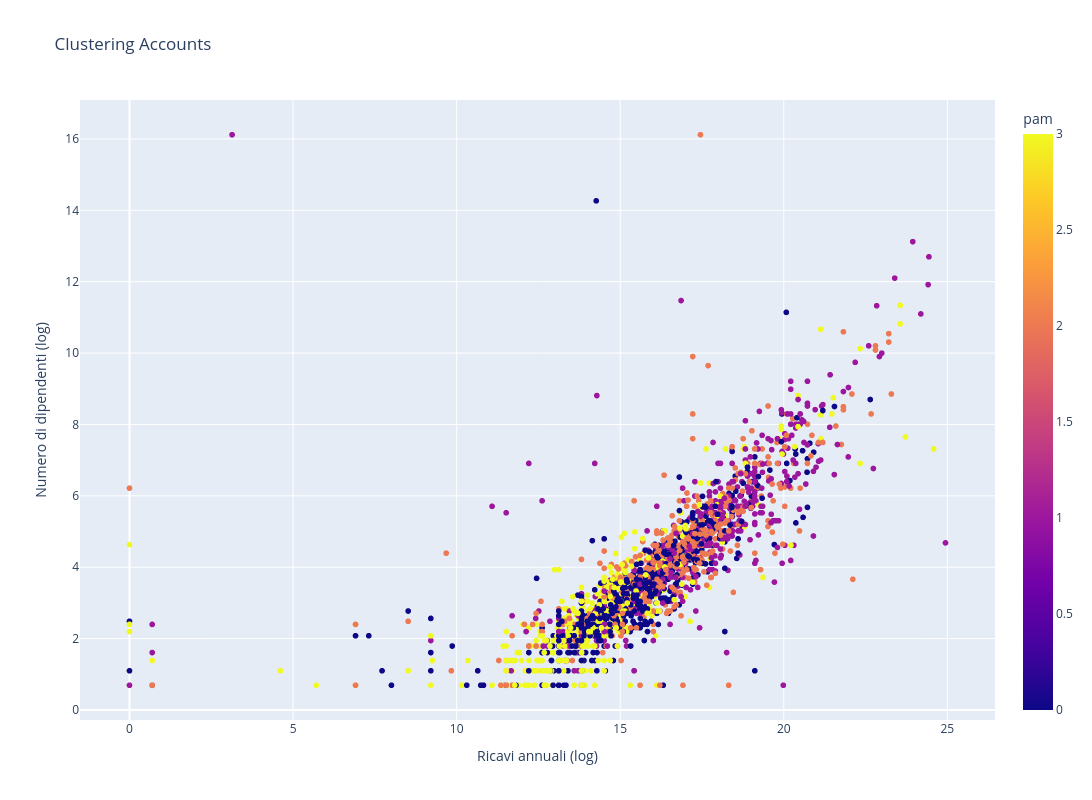

Write notebook code for a chart like this one.
### Code cell
fig = px.scatter(
    accounts,
    x="Ricavi annuali",
    y="Numero di dipendenti",
    color="pam",
    hover_name="Nome account",  
    hover_data={
        "Ricavi annuali": False, 
        "Numero di dipendenti": False,
        "pam": True
    },
    title="Clustering Accounts",
    width=1300,
    height=800,
)

fig.update_layout(
    xaxis_title="Ricavi annuali (log)",
    yaxis_title="Numero di dipendenti (log)",
    legend_title="Cluster"
)

fig.show()

### Figure 1 — Plotly figure (JSON) as saved in the notebook; plotly's stock layout.template omitted (floating-point values rounded to 4 significant figures; data arrays with more than 128 entries replaced by an {"elided": "..."} marker saying what was removed)
{"data": [{"customdata": {"elided": "2263x1 int values"}, "hovertemplate": "<b>%{hovertext}</b><br><br>pam=%{marker.color}<extra></extra>", "hovertext": {"elided": "2263 str values"}, "legendgroup": "", "marker": {"color": {"elided": "2263 int values"}, "coloraxis": "coloraxis", "symbol": "circle"}, "mode": "markers", "name": "", "showlegend": false, "type": "scattergl", "x": {"elided": "2263 float values"}, "xaxis": "x", "y": {"elided": "2263 float values"}, "yaxis": "y"}], "layout": {"coloraxis": {"colorbar": {"title": {"text": "pam"}}, "colorscale": [[0, "#0d0887"], [0.1111, "#46039f"], [0.2222, "#7201a8"], [0.3333, "#9c179e"], [0.4444, "#bd3786"], [0.5556, "#d8576b"], [0.6667, "#ed7953"], [0.7778, "#fb9f3a"], [0.8889, "#fdca26"], [1, "#f0f921"]]}, "height": 800, "legend": {"title": {"text": "Cluster"}, "tracegroupgap": 0}, "title": {"text": "Clustering Accounts"}, "width": 1300, "xaxis": {"anchor": "y", "domain": [0, 1], "title": {"text": "Ricavi annuali (log)"}}, "yaxis": {"anchor": "x", "domain": [0, 1], "title": {"text": "Numero di dipendenti (log)"}}}}
